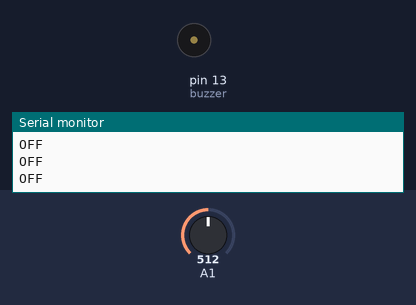
A sketch run on a simulated Arduino Uno, built with avr-gcc and run on an emulated ATmega328P. Shown: buzzer (waves = sounding), the last lines printed to the serial monitor. The inputs (shaded band) are chosen by the test bench; at power-on: A1 = 512.

Above: at 1.2 s.
1.3 s: A1 set to 0
At 1.55 s:
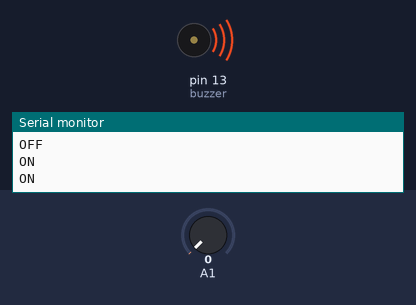
4.3 s: A1 set to 122
At 4.3 s:
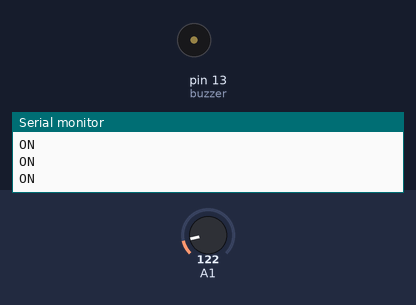
Timing chart, 0 to 7.3 s (numbered marks = the images above; inputs shaded):
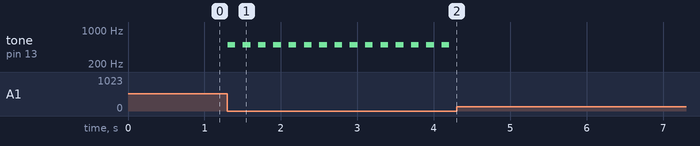

Measured:
- after the input at 1.3 s, tone on pin 13 (buzzer): alternates 500 Hz for 0.10 s and silent for 0.10 s, starting at once
- after the input at 4.3 s, tone on pin 13 (buzzer): stops changing and stays silent

The sketch:

flame_buzzer.ino
```cpp
#include <pitches.h>           //라이브러리 불러오기

int buzzer = 13;

int state;

void setup() {
  pinMode(buzzer,OUTPUT);

  Serial.begin(9600);
}


void loop() {

  state = analogRead(A1);

  noTone(buzzer);

  if (state == 0) {
    Serial.println("ON");
    tone(buzzer, 500, 100);
    delay(100);
  }
  else {
    Serial.println("OFF");
    noTone(buzzer);
  }
  delay(100);
}
```
